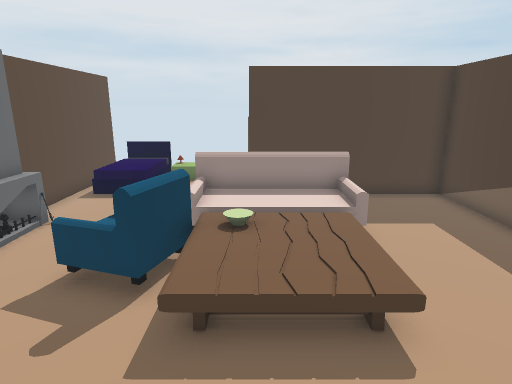
View 1 (above)

13 first-person views from a walk through a scene from a Unity 3-D project. The camera is 1.4 m above the floor, tilts 14° down and sees 75° across. The floor is counted in squares, 0.5 m on a side. Each view is taken from the middle of a square. On the plan, view 1 faces up. The plan holds only what a view shows up to about 20 squares ahead; the rest is blank.

View 2
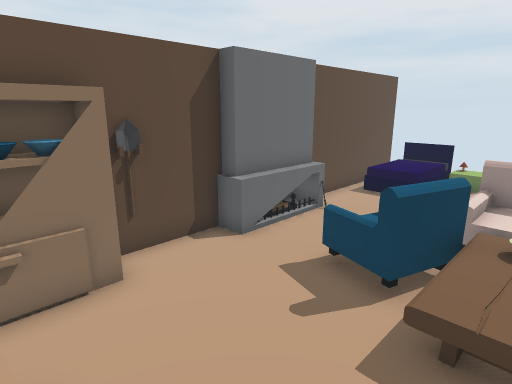

View 3
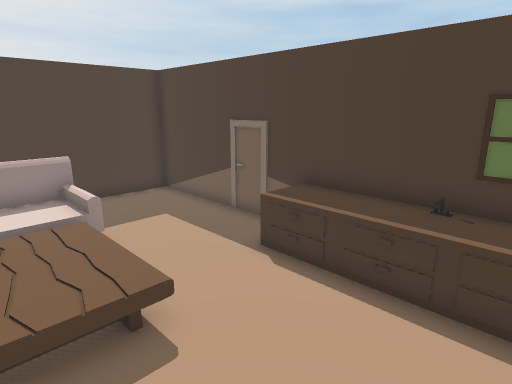

View 4
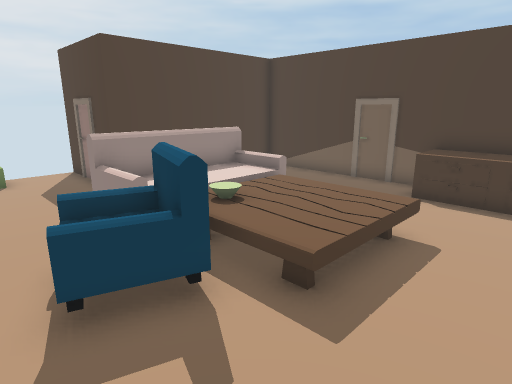

View 5
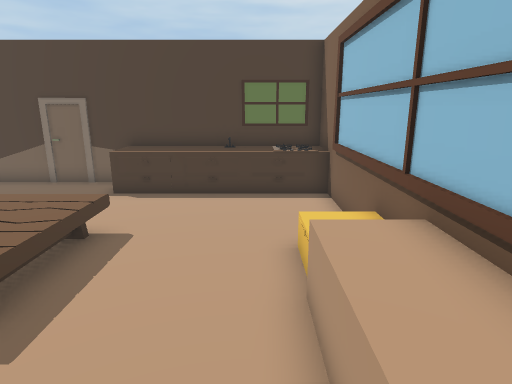

View 6
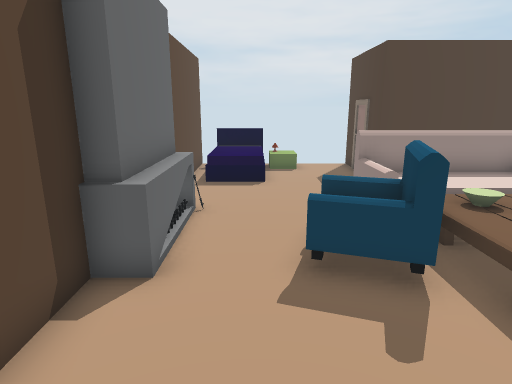

View 7
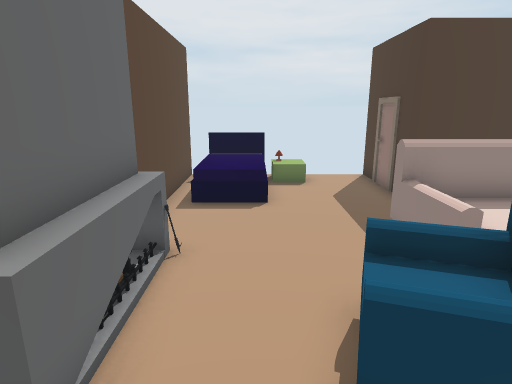

View 8
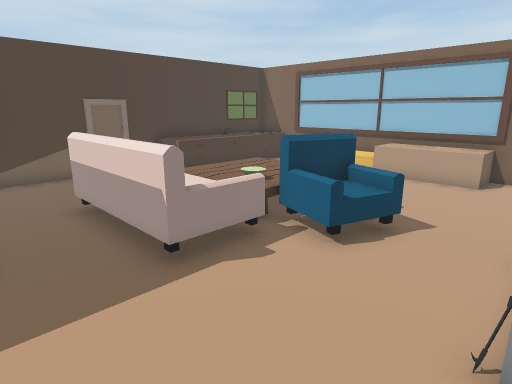

View 9
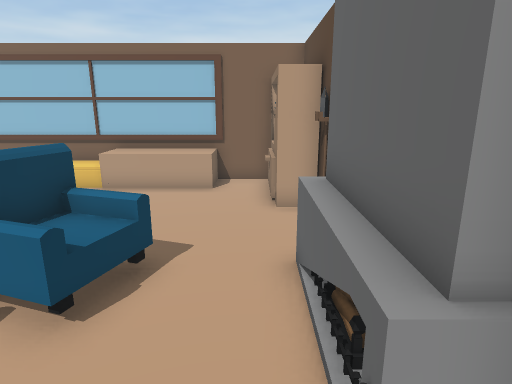

View 10
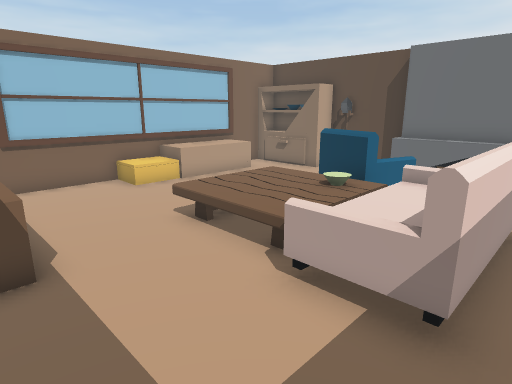

View 11
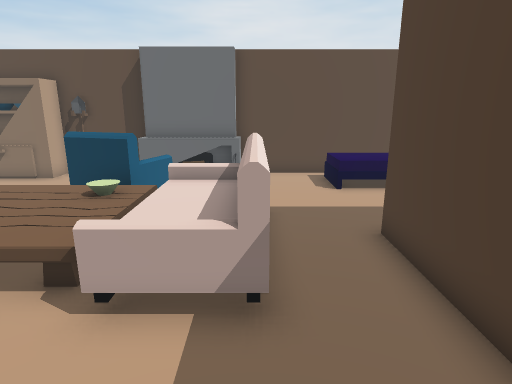

View 12
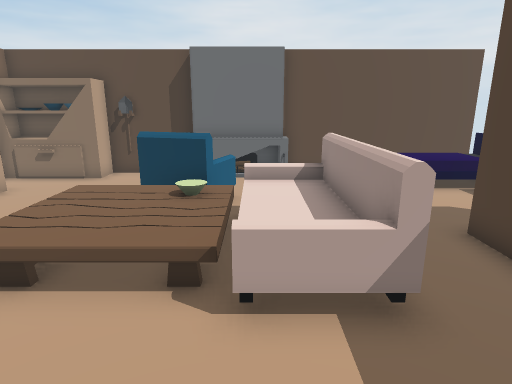

View 13
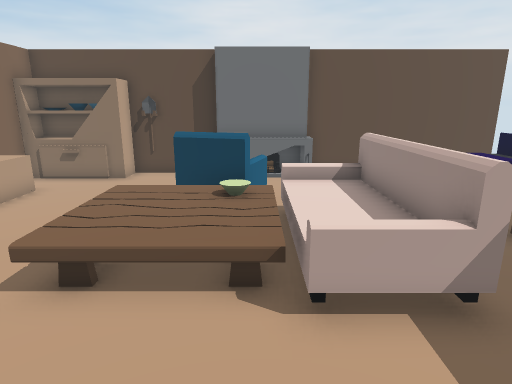

### Floor plan
Key: @ floor where view 1 was taken; # wall or solid block; x gap in a wall; . main floor; : floor 0.5 m higher than the main floor; + floor 0.75 m higher than the main floor; / step, stairs or slope; = window, fence, low wall or low ledge; ^ raised ledge; B bed; S sofa; A armchair; H shovel; C cupboard; O other object.
Columns run from 8 left of view 1 to 8 right of it. Each row starts with its distance up from view 1.
 18 #x:B//..#
 17 # ++//..#
 16 #/++....#
 15 #/++....#
 14 #///....#########
 13 #...............#
 12 #...............#
 11 #.....SSSSSS....#
 10 ##.....:  :+....#
  9 =^.....::::+....#
  8 ##...OA//::.....#
  7 ##...OA:/::.....#
  6 ##...OA::::...^^#
  5 #......::::...^^#
  4 #.............^^#
  3 HC............^^#
  2 #C=...........^^#
  1 ##C...........^^#
  0 ##C.OOOO@/....^^#
 -1  #############^^#
 -2             ####

Positions as (right, up) in squares from view 1, and headings:
1: (0, 0), facing up
2: (0, 0), facing up-left
3: (0, 0), facing up-right
4: (-5, 2), facing up-right
5: (-5, 1), facing right
6: (-5, 1), facing up
7: (-5, 4), facing up
8: (-7, 14), facing down-right
9: (-6, 12), facing down
10: (7, 12), facing down-left
11: (7, 11), facing left
12: (7, 9), facing left
13: (7, 8), facing left
